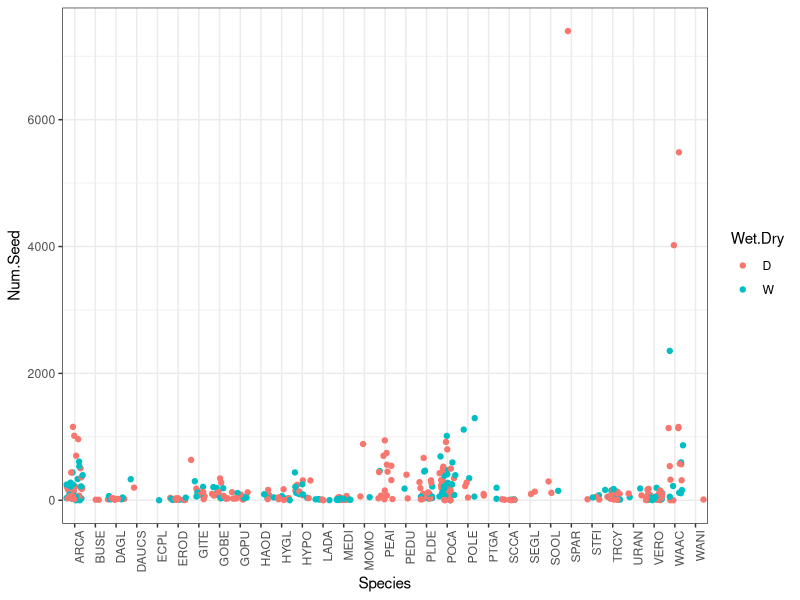
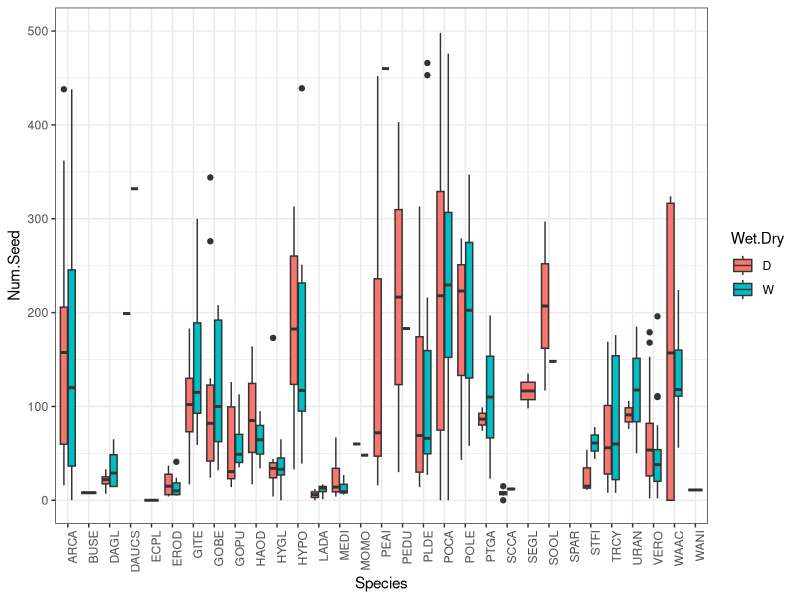
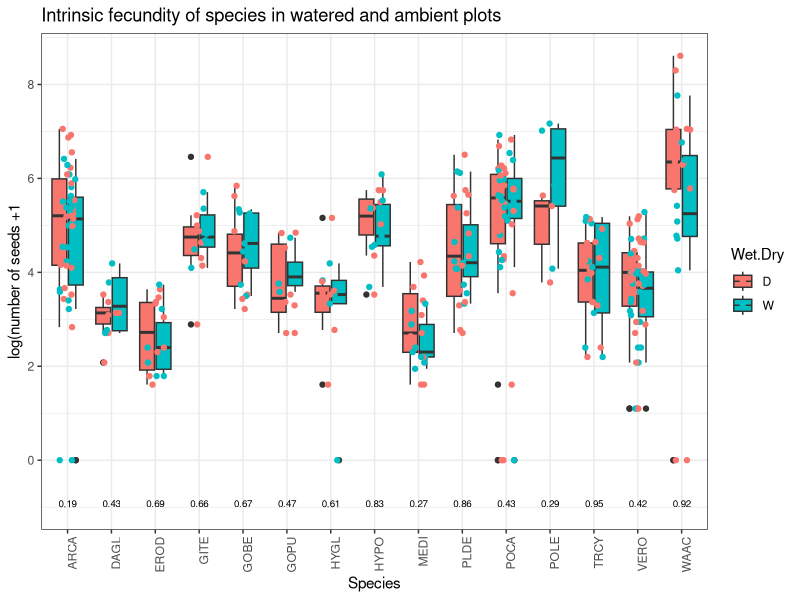

Here is the R script that generated these plots, in order:
######### Trace's 2017 data
###### Intrinsic plots (competitors thinned) watered and unwatered

library(tidyverse)
library(ggplot2)
library(ggpubr)

intrinsic_seedno<-read_csv("Data/2017.Seed.Count.Intrinsic.Data.7.6.2018.TM.csv")

#All species viewing plotted data points (not averaged)
#Note that ylim removes some points
ggplot(intrinsic_seedno, aes(x = Species, y = Num.Seed, group = Wet.Dry)) + 
  geom_jitter(aes(colour = Wet.Dry))+ 
  theme_bw()+
  theme(axis.text.x = element_text(angle = 90, hjust = 1)) #+
  ylim(0,500)

#All species box plot
ggplot(data=intrinsic_seedno, aes(x=Species, y=Num.Seed)) + 
  geom_boxplot(aes(fill = Wet.Dry))+
  ylim(0,500) +
  theme_bw() +
  theme(axis.text.x = element_text(angle = 90, hjust = 1))

#Counting the number of observations (plants) for seed amount per species
#sort = TRUE sorts highest to lowest, FALSE is useful to compare number 
# wet and dry for each species.
intrinsic_seedno %>% 
  count(Species, Wet.Dry, sort = TRUE) %>% arrange(Species) 

#Filter to only these species that have at least 3 measurements for 
# each of wet and dry
intrinsic_seedno_sub <- intrinsic_seedno %>% filter(Species %in% c("VERO", 
                                "ARCA", "POCA", "PLDE", "TRCY", "WAAC", "MEDI",
                                "EROD", "GITE","GOBE", "GOPU", "HYPO", "DAGL",
                                "HYGL", "POLE"))
intrinsic_seedno_sub <- intrinsic_seedno_sub %>% mutate(logoneseed = log(Num.Seed+1))

#Plotting subsetted data
ggplot(data=intrinsic_seedno_sub, aes(x=Species, y=logoneseed)) + 
  geom_boxplot(aes(fill = Wet.Dry))+
  geom_jitter(aes(colour = Wet.Dry), position=position_jitter(0.2))+
  #coord_cartesian(ylim=c(0,1500)) +
  theme_bw() +
  theme(axis.text.x = element_text(angle = 90, hjust = 1)) +
  stat_compare_means(method = "t.test", (aes(group = Wet.Dry, label = ..p.format..)),
                     size = 2.5, label.y = -1)+
  labs(y='log(number of seeds +1', title = 'Intrinsic fecundity of species in watered and ambient plots')

